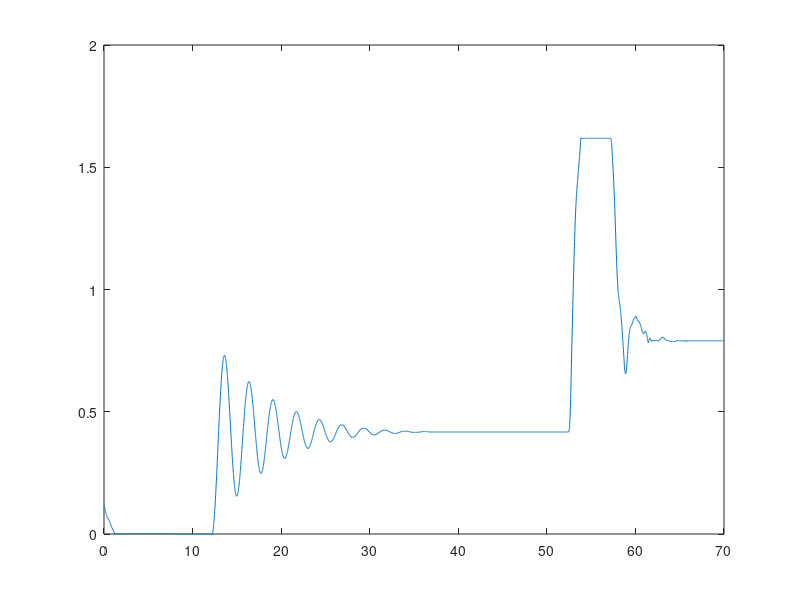

Write MATLAB code to recreate this figure. (Note: this script raises an error after producing the figure.)
% Used model: TRAS_wzorzec.slx

% 1 Swing the pendulum freely
% 2 calculate coefficients etc...

%% Position reference
% 1. Crude measurements of neutral position with our mobile devices
%   - Freely hanging 67 degrees
%   - Locked with a block 89 degrees
%   - That means that the neutral positon is 22 deg apart from the locked
%   position
%   - Skrajna pitch w dol position 42 degrees
%   - Skrajna pitch w gore position 136 degrees
% 2. Encoder reference measurement
%   1. zero the encoder in skrajna position
%   2. let it stabilise, obtain the angle
%   3. obtain angle from locked leveled pos
clear; clc;
load("00_raw_measurement_pendulum.mat");
angle = ScopeAngle.signals(2).values;
time = ScopeAngle.time;
plot(time(1:end), angle(1:end))

angle_skrajna_pitch_dol = mean(angle(200:1200));
angle_skrajna_pitch_gora = mean(angle(5400:5700));
angle_leveled = mean(angle(6500:6900));
angle_balanced = mean(angle(4000:5000));

% Rownowaga dla 28 gram


%% Free swinging pendulum identification
angle_swinging = angle(1223:4223) - angle_balanced;
time_swinging = time(1223:4223);

% Peak centers finding
[peaks, locs] = findpeaks(angle_swinging);
[flipped_peaks, flipped_locs] = findpeaks(flip(angle_swinging));
flipped_time_swinging = flip(time_swinging);
peak_times = (flip(flipped_time_swinging(flipped_locs)) + time_swinging(locs))/2;

figure
plot(time_swinging, angle_swinging); hold on;
% plot(flipped_time_swinging(flipped_locs), flipped_peaks, 'ro');
% plot(time_swinging(locs), peaks, 'ro'); 
xline(peak_times, '-r'); hold off;

omega_swinging = gradient(angle_swinging, mean(diff(time_swinging)));
figure
plot(omega_swinging)

% Some params already calculated
T = mean(diff(peak_times)) % [s] Period
T_std_dev = std(diff(peak_times)) % Period deviation
omega_0 = 2*pi / T % [Hz] Natural frequency

% Initial conditions of our measurement
theta0 = angle_swinging(1);
omega0 = omega_swinging(1);
x0 = [theta0; omega0];

% 0.25 to odleglosc osi yaw motoru
% 0.28 to masa
% T = 2*pi*sqrt(moment / g * 0.25*0.028)
moment_bezwladnosci_calosci = (T / (2*pi))^2 * 9.81 * 0.25 * .028;


%% Load the eqn
load("pendulum_equation.mat")
% Substitute input force and torque as 0
syms tau omega_r theta_p(t)
% eqn_sub = subs(eqn_clean, [tau, omega_r], [0, 0]);
% pretty(eqn_sub)

eqn_free_swinging = isolate(subs(eqn_clean, [tau, omega_r], [0, 0]), diff(theta_p, 2))
figure;
text(0.1,0.5,"$" + latex(eqn_free_swinging) + "$",'Interpreter','latex','FontSize',14)


%% Optymalizacja parametrow
% p0 = [0.002, 0.0005, 0.001, 0.02, 0.03, 0.06];  % [Jp Jr b c m D]
p0 = [0.001, 0.02, 0.03, 0.06];  % [b c m D]

x0 = [angle_swinging(1); 0];
best_p = fminsearch(@(p) costfun(p, time_swinging, angle_swinging, x0), p0);

params = struct('Jp',moment_bezwladnosci_calosci,'Jr',0, ...
                'b',best_p(1),'c',best_p(2),'m',best_p(3),'D',best_p(4));


[t_sim, x_sim] = ode45(@(t,x) pendulum_model(t,x,params), time_swinging, x0);

save("pendulum_parameters.mat", "params");

figure;
plot(time_swinging, angle_swinging, 'k', 'DisplayName', 'Measured');
hold on;
plot(t_sim, x_sim(:,1), 'r--', 'DisplayName', 'Simulated');
legend; xlabel('Time [s]'); ylabel('\theta [rad]');

%% Fit the model to the equation
function dx = pendulum_model(t, x, params)
    theta = x(1);
    omega = x(2);

    Jp = params.Jp;
    Jr = params.Jr;
    b = params.b;
    c = params.c;
    m = params.m;
    D = params.D;
    g = 9.8105;

    dx = zeros(2,1);
    dx(1) = omega;
    dx(2) = -( b*(1 + c*abs(omega))*omega + m*g*D*sin(theta) ) / (Jp + Jr);
end

function err = costfun(p, time, angle_meas, x0)
%     params.Jp = p(1);
%     params.Jr = p(2);
%     params.b  = p(3);
%     params.c  = p(4);
%     params.m  = p(5);
%     params.D  = p(6);

    params.Jp = 0.010973149964911; % moment_bezwladnosci_calosci
    params.Jr = 0;
    params.b  = p(1);
    params.c  = p(2);
    params.m  = p(3);
    params.D  = p(4);

    [~, x] = ode45(@(t,x) pendulum_model(t,x,params), time, x0);
    theta_sim = x(:,1);

    % Align phase and amplitude slightly (optional normalization)
    err = sum((theta_sim - angle_meas).^2);
end
